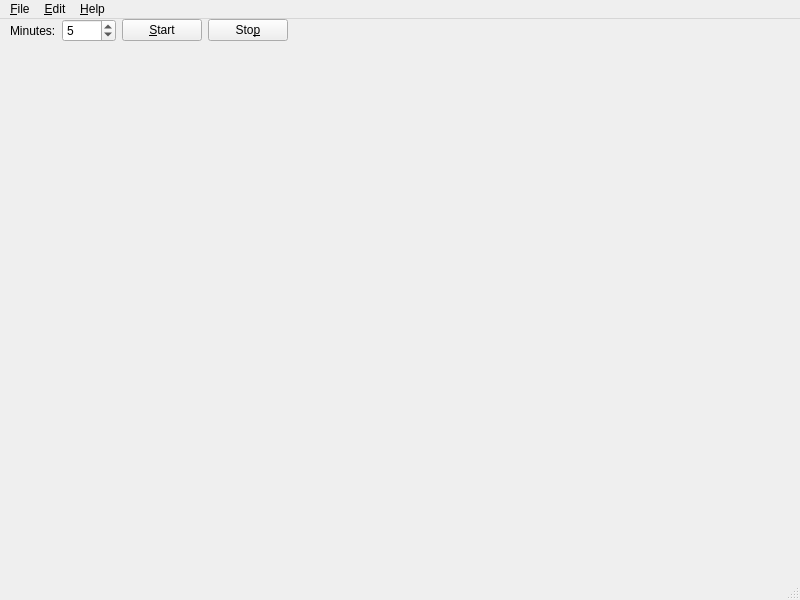
<?xml version="1.0" encoding="UTF-8"?>
<ui version="4.0">
 <class>MainWindow</class>
 <widget class="QMainWindow" name="MainWindow">
  <property name="geometry">
   <rect>
    <x>0</x>
    <y>0</y>
    <width>800</width>
    <height>600</height>
   </rect>
  </property>
  <property name="windowTitle">
   <string>MainWindow</string>
  </property>
  <property name="autoFillBackground">
   <bool>false</bool>
  </property>
  <widget class="QWidget" name="centralwidget">
   <property name="autoFillBackground">
    <bool>false</bool>
   </property>
   <layout class="QGridLayout" name="gridLayout">
    <property name="leftMargin">
     <number>0</number>
    </property>
    <property name="topMargin">
     <number>0</number>
    </property>
    <property name="rightMargin">
     <number>0</number>
    </property>
    <property name="bottomMargin">
     <number>0</number>
    </property>
    <item row="0" column="4">
     <widget class="QPushButton" name="pushToggle">
      <property name="text">
       <string>Sto&amp;p</string>
      </property>
      <property name="autoDefault">
       <bool>true</bool>
      </property>
     </widget>
    </item>
    <item row="0" column="2">
     <widget class="QSpinBox" name="spinMinutes">
      <property name="mouseTracking">
       <bool>false</bool>
      </property>
      <property name="minimum">
       <number>1</number>
      </property>
      <property name="maximum">
       <number>1440</number>
      </property>
      <property name="singleStep">
       <number>5</number>
      </property>
      <property name="value">
       <number>5</number>
      </property>
     </widget>
    </item>
    <item row="0" column="3">
     <widget class="QPushButton" name="pushStart">
      <property name="text">
       <string>&amp;Start</string>
      </property>
      <property name="autoDefault">
       <bool>true</bool>
      </property>
     </widget>
    </item>
    <item row="0" column="0">
     <spacer name="horizontalSpacer_2">
      <property name="orientation">
       <enum>Qt::Horizontal</enum>
      </property>
      <property name="sizeType">
       <enum>QSizePolicy::Maximum</enum>
      </property>
      <property name="sizeHint" stdset="0">
       <size>
        <width>10</width>
        <height>0</height>
       </size>
      </property>
     </spacer>
    </item>
    <item row="0" column="1">
     <widget class="QLabel" name="label">
      <property name="text">
       <string>Minutes:</string>
      </property>
     </widget>
    </item>
    <item row="0" column="5">
     <spacer name="horizontalSpacer">
      <property name="orientation">
       <enum>Qt::Horizontal</enum>
      </property>
      <property name="sizeType">
       <enum>QSizePolicy::Expanding</enum>
      </property>
      <property name="sizeHint" stdset="0">
       <size>
        <width>10</width>
        <height>0</height>
       </size>
      </property>
     </spacer>
    </item>
    <item row="1" column="5">
     <spacer name="verticalSpacer">
      <property name="orientation">
       <enum>Qt::Vertical</enum>
      </property>
      <property name="sizeHint" stdset="0">
       <size>
        <width>20</width>
        <height>40</height>
       </size>
      </property>
     </spacer>
    </item>
   </layout>
  </widget>
  <widget class="QMenuBar" name="menubar">
   <property name="geometry">
    <rect>
     <x>0</x>
     <y>0</y>
     <width>800</width>
     <height>26</height>
    </rect>
   </property>
   <widget class="QMenu" name="menuFile">
    <property name="title">
     <string>&amp;File</string>
    </property>
    <addaction name="separator"/>
    <addaction name="actionStart"/>
    <addaction name="actionToggle"/>
    <addaction name="actionExit"/>
   </widget>
   <widget class="QMenu" name="menuOptions">
    <property name="title">
     <string>&amp;Edit</string>
    </property>
    <addaction name="separator"/>
    <addaction name="actionToggleToolbar"/>
    <addaction name="actionSettings"/>
   </widget>
   <widget class="QMenu" name="menuHelp">
    <property name="title">
     <string>&amp;Help</string>
    </property>
    <addaction name="actionAbout_Timer"/>
   </widget>
   <addaction name="menuFile"/>
   <addaction name="menuOptions"/>
   <addaction name="menuHelp"/>
  </widget>
  <widget class="QStatusBar" name="statusbar"/>
  <action name="actionFile">
   <property name="text">
    <string>Save</string>
   </property>
  </action>
  <action name="actionExit">
   <property name="text">
    <string>E&amp;xit</string>
   </property>
  </action>
  <action name="actionAbout_Timer">
   <property name="text">
    <string>&amp;About Timer...</string>
   </property>
  </action>
  <action name="actionSettings">
   <property name="text">
    <string>&amp;Settings</string>
   </property>
  </action>
  <action name="actionToggle_Toolbar">
   <property name="text">
    <string>Toggle &amp;Toolbar</string>
   </property>
  </action>
  <action name="actionStart">
   <property name="text">
    <string>&amp;Start</string>
   </property>
  </action>
  <action name="actionToggle">
   <property name="text">
    <string>Sto&amp;p</string>
   </property>
  </action>
  <action name="actionToggleToolbar">
   <property name="text">
    <string>Toggle &amp;Toolbar</string>
   </property>
  </action>
 </widget>
 <tabstops>
  <tabstop>spinMinutes</tabstop>
  <tabstop>pushStart</tabstop>
  <tabstop>pushToggle</tabstop>
 </tabstops>
 <resources/>
 <connections>
  <connection>
   <sender>actionExit</sender>
   <signal>triggered()</signal>
   <receiver>MainWindow</receiver>
   <slot>close()</slot>
   <hints>
    <hint type="sourcelabel">
     <x>-1</x>
     <y>-1</y>
    </hint>
    <hint type="destinationlabel">
     <x>399</x>
     <y>299</y>
    </hint>
   </hints>
  </connection>
 </connections>
</ui>
